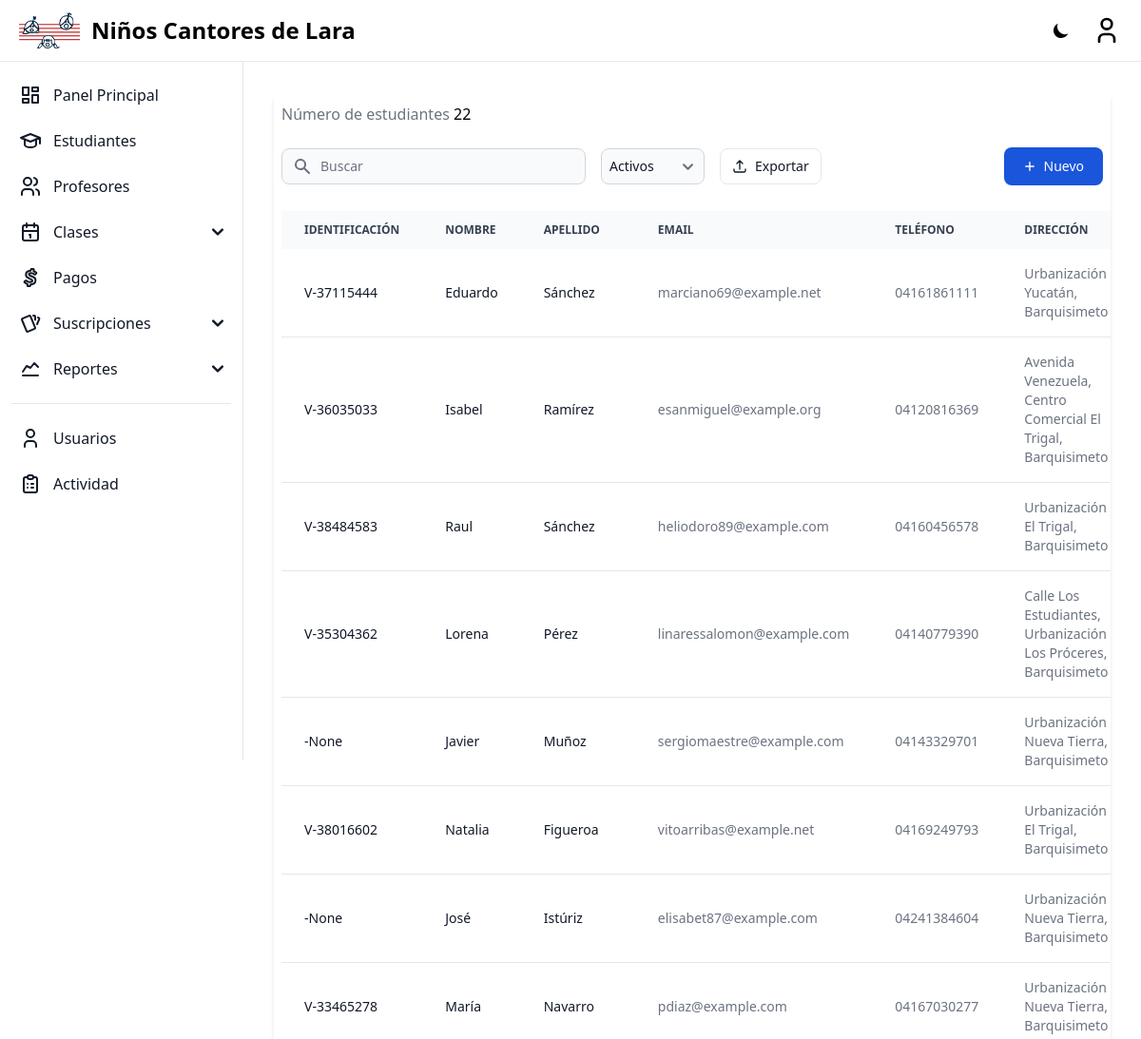
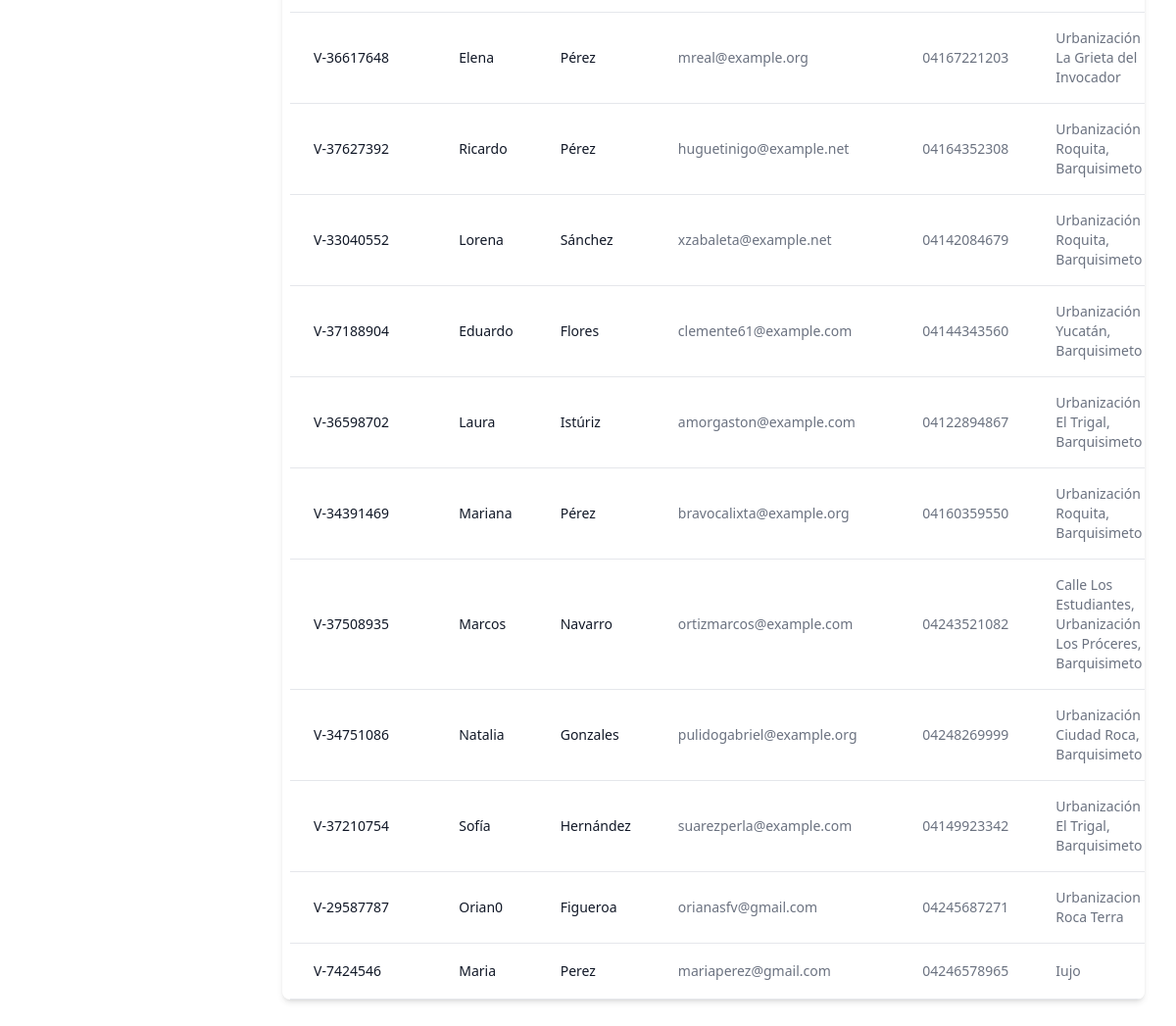
The app's page /students/ (signed in) with its own data (2 pictures, top to bottom).
### home/models.py (models this page shows, shortened)
class Student(models.Model):
    identify_card = models.CharField(verbose_name=_('Identify Card'), max_length=20, blank=True, null=True)
    first_name = models.CharField(verbose_name=_('First Name'), max_length=255)
    second_name = models.CharField(verbose_name=_('Second Name'), max_length=255, blank=True, null=True)
    first_surname = models.CharField(verbose_name=_('First Surname'), max_length=255)
    second_surname = models.CharField(verbose_name=_('Second Surname'), max_length=255, blank=True, null=True)
    birthdate = models.DateField(verbose_name=_('Birthdate'))
    phone_number = models.CharField(verbose_name=_('Phone'), max_length=20)
    email = models.EmailField(verbose_name=_('Email'), )
    address = models.TextField(verbose_name=_('Address'), )
    is_active = models.BooleanField(verbose_name=_('Active'), default=True)
    class Meta:
        constraints = [
            UniqueConstraint(
                fields=['identify_card','first_name', 'second_name', 'first_surname', 'second_surname', 'birthdate'],
                name='unique_student'
            )
        ]

### home/views/student.py (the view)
# urls.py: path('students/', Student_ListView.as_view(), name='student-list'),
class Student_ListView(ListView):
    model = Student
    template_name = 'home/student_list.html'
    context_object_name = 'students'

### templates/home/student_list.html (shortened to what this page needs)
{% extends "base.html" %}
{% block content %}
{% load compress %}
{% load static %}
<div class="relative overflow-x-auto shadow-md sm:rounded-lg px-2">
    <div class="flex py-3 flex-row lg:items-center justify-between space-y-0 space-x-4">
        <div class="flex items-center flex-1 space-x-4">
            <h5>
                <span class="text-gray-500 dark:text-gray-300">Número de estudiantes</span>
                <span class="dark:text-white">{{ students | length}}</span>
            </h5>
        </div>
    </div>
    <div class="flex flex-row w-full items-center justify-between pb-4">
        <div class="flex py-3 flex-row items-center justify-between space-y-0 space-x-4">
            <div>
                <div class="relative">
                    <div class="absolute inset-y-0 left-0 flex items-center pl-3 pointer-events-none">
                    </div>
                    <input type="text" id="table-search"  class="block p-2 pl-10 text-sm text-gray-900 border border-gray-300 rounded-lg w-80 bg-gray-50 focus:ring-blue-500 focus:border-blue-500 dark:bg-gray-700 dark:border-gray-600 dark:placeholder-gray-400 dark:text-white dark:focus:ring-blue-500 dark:focus:border-blue-500" placeholder="Buscar">
                </div>
            </div>
            <div class="relative">
                <select id="filter-status" class="block p-2 pr-6 text-sm text-gray-900 border border-gray-300 rounded-lg bg-gray-50 focus:ring-blue-500 focus:border-blue-500 dark:bg-gray-700 dark:border-gray-600 dark:placeholder-gray-400 dark:text-white dark:focus:ring-blue-500 dark:focus:border-blue-500">
                    <option value="active" selected>Activos</option>
                </select>
            </div>
            <div class="flex flex-col flex-shrink-0 space-y-3 md:flex-row md:items-center lg:justify-end md:space-y-0 md:space-x-3">
                <button type="button" id="export-pdf-button" class="flex items-center justify-center flex-shrink-0 px-3 py-2 text-sm font-medium text-gray-900 bg-white border border-gray-200 rounded-lg focus:outline-none hover:bg-gray-100 hover:text-primary-700 focus:z-10 focus:ring-4 focus:ring-gray-200 dark:focus:ring-gray-700 dark:bg-gray-800 dark:text-gray-400 dark:border-gray-600 dark:hover:text-white dark:hover:bg-gray-700">
                    <svg class="w-4 h-4 mr-2" xmlns="http://www.w3.org/2000/svg" fill="none" viewbox="0 0 24 24" stroke-width="2" stroke="currentColor" aria-hidden="true">
                        <path stroke-linecap="round" stroke-linejoin="round" d="M3 16.5v2.25A2.25 2.25 0 005.25 21h13.5A2.25 2.25 0 0021 18.75V16.5m-13.5-9L12 3m0 0l4.5 4.5M12 3v13.5" />
                    </svg>
                    Exportar
                </button>
            </div>
        </div>
        <button type="button" onclick="window.location.href = '{% url 'student-add' %}'" class="flex items-center justify-center text-white bg-blue-700 hover:bg-blue-800 focus:ring-4 focus:outline-none focus:ring-blue-300 font-medium rounded-lg text-sm w-full sm:w-auto px-5 py-2.5 text-center dark:bg-blue-600 dark:hover:bg-blue-700 dark:focus:ring-blue-800">
            <svg class="h-3.5 w-3.5 mr-2" fill="currentColor" viewbox="0 0 20 20" xmlns="http://www.w3.org/2000/svg" aria-hidden="true">
                <path clip-rule="evenodd" fill-rule="evenodd" d="M10 3a1 1 0 011 1v5h5a1 1 0 110 2h-5v5a1 1 0 11-2 0v-5H4a1 1 0 110-2h5V4a1 1 0 011-1z" />
            </svg>
            Nuevo
        </button>
    </div>
    <table class="w-full text-sm text-left text-gray-500 dark:text-gray-400" id="table-file">
        <thead class="text-xs text-gray-700 uppercase bg-gray-50 dark:bg-gray-700 dark:text-gray-400">
            <tr>
                <th scope="col" class="px-6 py-3">
                    Identificación
                </th>
                <th scope="col" class="px-6 py-3">
                    Nombre
                </th>
                <th scope="col" class="px-6 py-3">
                    Apellido
                </th>
                <th scope="col" class="px-6 py-3">
                    Email
                </th>
                <th scope="col" class="px-6 py-3">
                    Teléfono
                </th>
                <th scope="col" class="px-6 py-3">
                    Dirección
                </th>
            </tr>
        </thead>
        <tbody>
            {% for student in students %}
            <tr class="bg-white border-b dark:bg-gray-900 dark:border-gray-700" data-status="{% if student.is_active %}active{% else %}inactive{% endif %}" {% if not student.is_active%}style="display:none;"{% endif %}>
                <td class="px-6 py-4 font-medium text-gray-900 whitespace-nowrap dark:text-white">
                    {{ student.identify_card.0 }}-{{ student.identify_card|slice:"1:" }}
                </td>
                <td class="px-6 py-4 font-medium text-gray-900 whitespace-nowrap dark:text-white">
                    {{ student.first_name }}
                </td>
                <td class="px-6 py-4 font-medium text-gray-900 whitespace-nowrap dark:text-white">
                    {{ student.first_surname }}
                </td>
                <td class="px-6 py-4">
                    {{ student.email }}
                </td>
                <td class="px-6 py-4">
                    {{ student.phone_number }}
                </td>
                <td class="px-6 py-4">
                    {{ student.address }}
                </td>
            </tr>
            {% endfor %}
        </tbody>
    </table>
</div>
{% endblock %}

### records on screen
Student: identify_card.0 "V", identify_card "37115444", first_name "Eduardo", first_surname "Sánchez", email "marciano69@example.net", phone_number "04161861111", address "Urbanización Yucatán, Barquisimeto"
Student: identify_card.0 "V", identify_card "36035033", first_name "Isabel", first_surname "Ramírez", email "esanmiguel@example.org", phone_number "04120816369", address "Avenida Venezuela, Centro Comercial El Trigal, Barquisimeto"
Student: identify_card.0 "V", identify_card "38484583", first_name "Raul", first_surname "Sánchez", email "heliodoro89@example.com", phone_number "04160456578", address "Urbanización El Trigal, Barquisimeto"
Student: identify_card.0 "V", identify_card "35304362", first_name "Lorena", first_surname "Pérez", email "linaressalomon@example.com", phone_number "04140779390", address "Calle Los Estudiantes, Urbanización Los Próceres, Barquisimeto"
Student: identify_card "None", first_name "Javier", first_surname "Muñoz", email "sergiomaestre@example.com", phone_number "04143329701", address "Urbanización Nueva Tierra, Barquisimeto"
Student: identify_card.0 "V", identify_card "38016602", first_name "Natalia", first_surname "Figueroa", email "vitoarribas@example.net", phone_number "04169249793", address "Urbanización El Trigal, Barquisimeto"
Student: identify_card "None", first_name "José", first_surname "Istúriz", email "elisabet87@example.com", phone_number "04241384604", address "Urbanización Nueva Tierra, Barquisimeto"
Student: identify_card.0 "V", identify_card "33465278", first_name "María", first_surname "Navarro", email "pdiaz@example.com", phone_number "04167030277", address "Urbanización Nueva Tierra, Barquisimeto"
Student: identify_card.0 "V", identify_card "36617648", first_name "Elena", first_surname "Pérez", email "mreal@example.org", phone_number "04167221203", address "Urbanización La Grieta del Invocador"
Student: identify_card.0 "V", identify_card "37627392", first_name "Ricardo", first_surname "Pérez", email "huguetinigo@example.net", phone_number "04164352308", address "Urbanización Roquita, Barquisimeto"
Student: identify_card.0 "V", identify_card "33040552", first_name "Lorena", first_surname "Sánchez", email "xzabaleta@example.net", phone_number "04142084679", address "Urbanización Roquita, Barquisimeto"
Student: identify_card.0 "V", identify_card "37188904", first_name "Eduardo", first_surname "Flores", email "clemente61@example.com", phone_number "04144343560", address "Urbanización Yucatán, Barquisimeto"
Student: identify_card.0 "V", identify_card "36598702", first_name "Laura", first_surname "Istúriz", email "amorgaston@example.com", phone_number "04122894867", address "Urbanización El Trigal, Barquisimeto"
Student: identify_card.0 "V", identify_card "34391469", first_name "Mariana", first_surname "Pérez", email "bravocalixta@example.org", phone_number "04160359550", address "Urbanización Roquita, Barquisimeto"
Student: identify_card.0 "V", identify_card "37508935", first_name "Marcos", first_surname "Navarro", email "ortizmarcos@example.com", phone_number "04243521082", address "Calle Los Estudiantes, Urbanización Los Próceres, Barquisimeto"
Student: identify_card.0 "V", identify_card "34751086", first_name "Natalia", first_surname "Gonzales", email "pulidogabriel@example.org", phone_number "04248269999", address "Urbanización Ciudad Roca, Barquisimeto"
Student: identify_card.0 "V", identify_card "37210754", first_name "Sofía", first_surname "Hernández", email "suarezperla@example.com", phone_number "04149923342", address "Urbanización El Trigal, Barquisimeto"
Student: identify_card.0 "V", identify_card "29587787", first_name "Orian0", first_surname "Figueroa", email "orianasfv@gmail.com", phone_number "04245687271", address "Urbanizacion Roca Terra"
Student: identify_card.0 "V", identify_card "7424546", first_name "Maria", first_surname "Perez", email "mariaperez@gmail.com", phone_number "04246578965", address "Iujo"

### other values on screen
{{ students | length }} "22"
